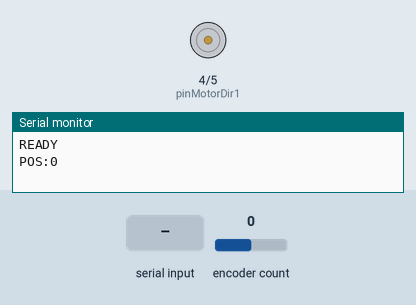
A sketch run on a simulated Arduino Uno, built with avr-gcc and run on an emulated ATmega328P. Parts: motor-driver pin pairs drawn as motors (green arrow = first pin HIGH = forward, orange = second pin HIGH = backward, longer = more drive, scaled by the enable pin), the last lines printed to the serial monitor. The test bench sets the inputs (shaded band); at power-on: encoder count 0.

Above: at 1.2 s.
1.3 s: "GOTO 90\n" received over Serial
At 2.5 s:
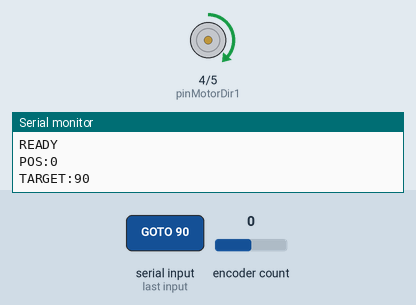
2.8 s: encoder count set to 4
At 3.7 s:
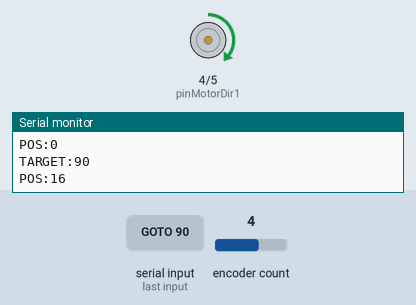
4.3 s: "GOTO ,45\n" received over Serial
At 4.9 s:
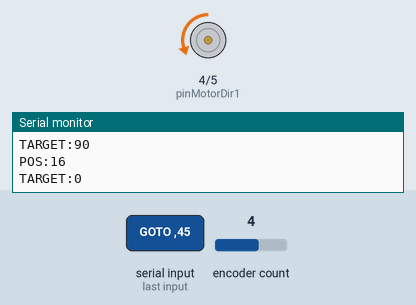
5.8 s: encoder count set to 8
At 7.0 s:
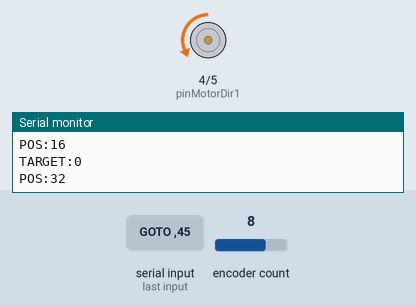
7.3 s: "STOP\n" received over Serial
At 8.4 s:
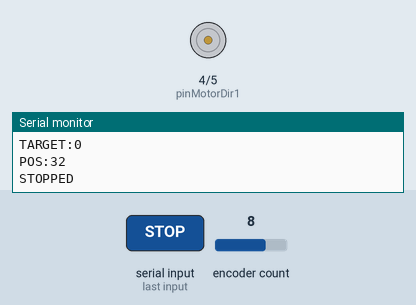
Timing chart, 0 to 9.8 s (numbered marks = the images above; inputs shaded):
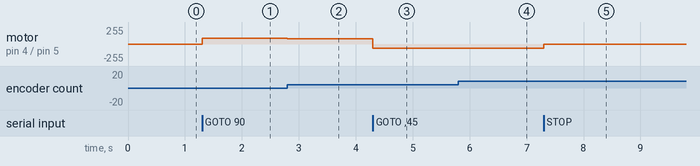

Measured:
- after the input at 1.3 s, motor on pin 4 (pinMotorDir1) / pin 5 (pinMotorDir2): stopped → forward 86/255 at once
- after the input at 2.8 s, motor on pin 4 (pinMotorDir1) / pin 5 (pinMotorDir2): forward 86/255 → forward 81/255 at once
- after the input at 4.3 s, motor on pin 4 (pinMotorDir1) / pin 5 (pinMotorDir2): forward 81/255 → backward 61/255 at once
- after the input at 5.8 s, motor on pin 4 (pinMotorDir1) / pin 5 (pinMotorDir2): backward 61/255 → backward 67/255 at once
- after the input at 7.3 s, motor on pin 4 (pinMotorDir1) / pin 5 (pinMotorDir2): backward 67/255 → stopped at once

The sketch:

focuser.ino
```cpp
#include <Encoder.h>

const int pinEncA = 3;
const int pinEncB = 2;
const int pinMotorDir1 = 4;
const int pinMotorDir2 = 5;
const int pinMotorPWM = 6;

Encoder myEnc(pinEncA, pinEncB);

long targetPosition = 0;
long currentPosition = 0;
long lastReportedPosition = -999;
bool isMoving = false;
int tolerance = 10;

int maxSpeed = 255;
int minSpeed = 60;
long brakingDistance = 600;

void setup() {
  Serial.begin(115200);
  pinMode(pinMotorDir1, OUTPUT);
  pinMode(pinMotorDir2, OUTPUT);
  pinMode(pinMotorPWM, OUTPUT);
  Serial.println("READY");
}

void loop() {
  if (Serial.available() > 0) {
    String cmd = Serial.readStringUntil('\n');
    cmd.trim();

    if (cmd.startsWith("GOTO ")) {
      targetPosition = cmd.substring(5).toInt();
      isMoving = true;
      Serial.print("TARGET:");
      Serial.println(targetPosition);
    } else if (cmd == "STOP") {
      isMoving = false;
      stopMotor();
      Serial.println("STOPPED");
    } else if (cmd == "ZERO") {
      myEnc.write(0);
      targetPosition = 0;
      isMoving = false;
      stopMotor();
      Serial.println("ZEROED");
    } else if (cmd.startsWith("SETPOS ")) {
      long newPos = cmd.substring(7).toInt();
      myEnc.write(newPos);
      currentPosition = newPos;
      targetPosition = newPos;
      Serial.print("SYNCED_TO:");
      Serial.println(newPos);
    } else if (cmd.startsWith("POSNOW:")) {
      currentPosNow();
    }
  }

  currentPosition = myEnc.read();

  if (abs(currentPosition - lastReportedPosition) > 10) {
    Serial.print("POS:");
    Serial.println(currentPosition);
    lastReportedPosition = currentPosition;
  }

  if (isMoving) {
    long error = targetPosition - currentPosition;
    long absError = abs(error);

    if (absError <= tolerance) {
      stopMotor();
      isMoving = false;
      Serial.print("CALL:");
      Serial.println(currentPosition);
      delay(500);
      Serial.print("POSNOW:");
      Serial.println(currentPosition);

    } else {
      int speed;
      if (absError > brakingDistance) {
        speed = maxSpeed;
      } else {
        speed = map(absError, tolerance, brakingDistance, minSpeed, maxSpeed);
      }
      speed = constrain(speed, minSpeed, maxSpeed);
      if (error > 0) {
        moveMotor(speed, true);
      } else {
        moveMotor(speed, false);
      }
    }
  }
}

void moveMotor(int speed, bool forward) {
  analogWrite(pinMotorPWM, speed);
  if (forward) {
    digitalWrite(pinMotorDir1, HIGH);
    digitalWrite(pinMotorDir2, LOW);
  } else {
    digitalWrite(pinMotorDir1, LOW);
    digitalWrite(pinMotorDir2, HIGH);
  }
}

void stopMotor() {
  analogWrite(pinMotorPWM, 0);
  digitalWrite(pinMotorDir1, LOW);
  digitalWrite(pinMotorDir2, LOW);
}

void currentPosNow() {
  currentPosition = myEnc.read();
  Serial.print("POSNOW:");
  Serial.println(currentPosition);

}
```
